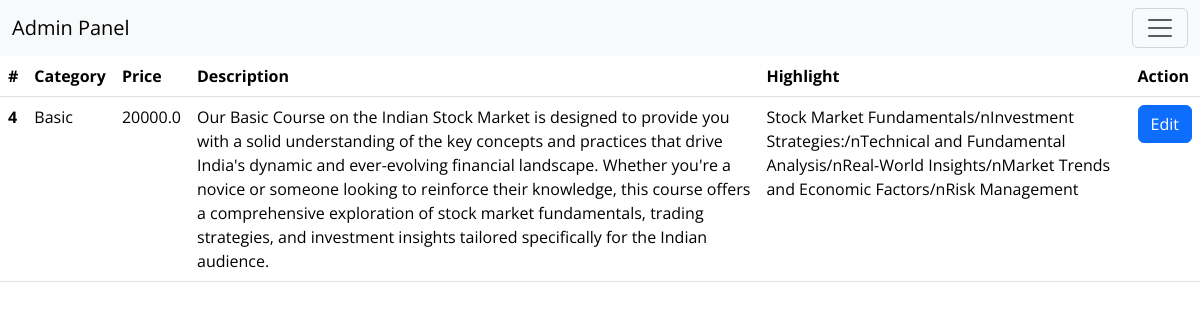
The app's page /ad/course_manage (signed in) with its own data.
### app/models.py (models this page shows, shortened)
class Course(models.Model):
    category=models.CharField(max_length=20)
    description=models.TextField()
    highlight=models.TextField()
    price=models.FloatField()
    photo=models.FileField(upload_to='images/',null=True,blank=True)

### Future/decorators.py (the view)
        def wrapper_func(request,*args,**kwargs):
            print('working',allowed_roles)
            group=None
            if request.user.groups.exists():
                group=request.user.groups.all()[0].name
            if group in allowed_roles:
                return view_func(request,*args,**kwargs)
            else:
                return HttpResponse('not authorized')

### app/views.py (called while the page is built, shortened)
@login_required(login_url='admin_login')
@allowed_users(allowed_roles=['User_adm'])
def course_manage(request):
    courses=Course.objects.all()
    form=coourse_edit()
    context={
        'courses':courses ,
        'form':form
    }
    return render(request,'course_manage.html',context)

### templates/course_manage.html
{% extends "admin_base.html" %}
{% block page %}
<table class="table">
    <thead>
      <tr>
        <th scope="col">#</th>
        <th scope="col">Category</th>
        <th scope="col">Price</th>
        <th scope="col">Description</th>
        <th scope="col">Highlight</th>
        <th scope="col">Action</th>
      </tr>
    </thead>
    <tbody>
        {% for i in courses%}
      <tr>
        <th scope="row">{{i.id}}</th>
        <td>{{i.category}}</td>
        <td>{{i.price}}</td>
        <td>{{i.description}}</td>
        <td>{{i.highlight}}</td>
        <td><a href="course_manage/edit/{{i.id}}" class="btn btn-primary">Edit</a></td>
      </tr>
      {% endfor%}
{% endblock page %}

### static/css/style.css (style rules this page uses)
body { font-family: "Open Sans", sans-serif; color: #0c0c0c; background-color: #ffffff; overflow-x: hidden; }
a, a:hover, a:focus { text-decoration: none; }
.btn, .btn:focus { outline: none !important; -webkit-box-shadow: none; box-shadow: none; }

### records on screen
Course: id "4", category "Basic", price "20000.0", description "Our Basic Course on the Indian Stock Market is designed to provide you with a solid understanding of the key concepts and practices that drive India's dynamic and ever-evolving financial landscape. Whether you're a novice or someone looking to reinforce their knowledge, this course offers a comprehensive exploration of stock market fundamentals, trading strategies, and investment insights tailored specifically for the Indian audience.", highlight "Stock Market Fundamentals/nInvestment Strategies:/nTechnical and Fundamental Analysis/nReal-World Insights/nMarket Trends and Economic Factors/nRisk Management"
